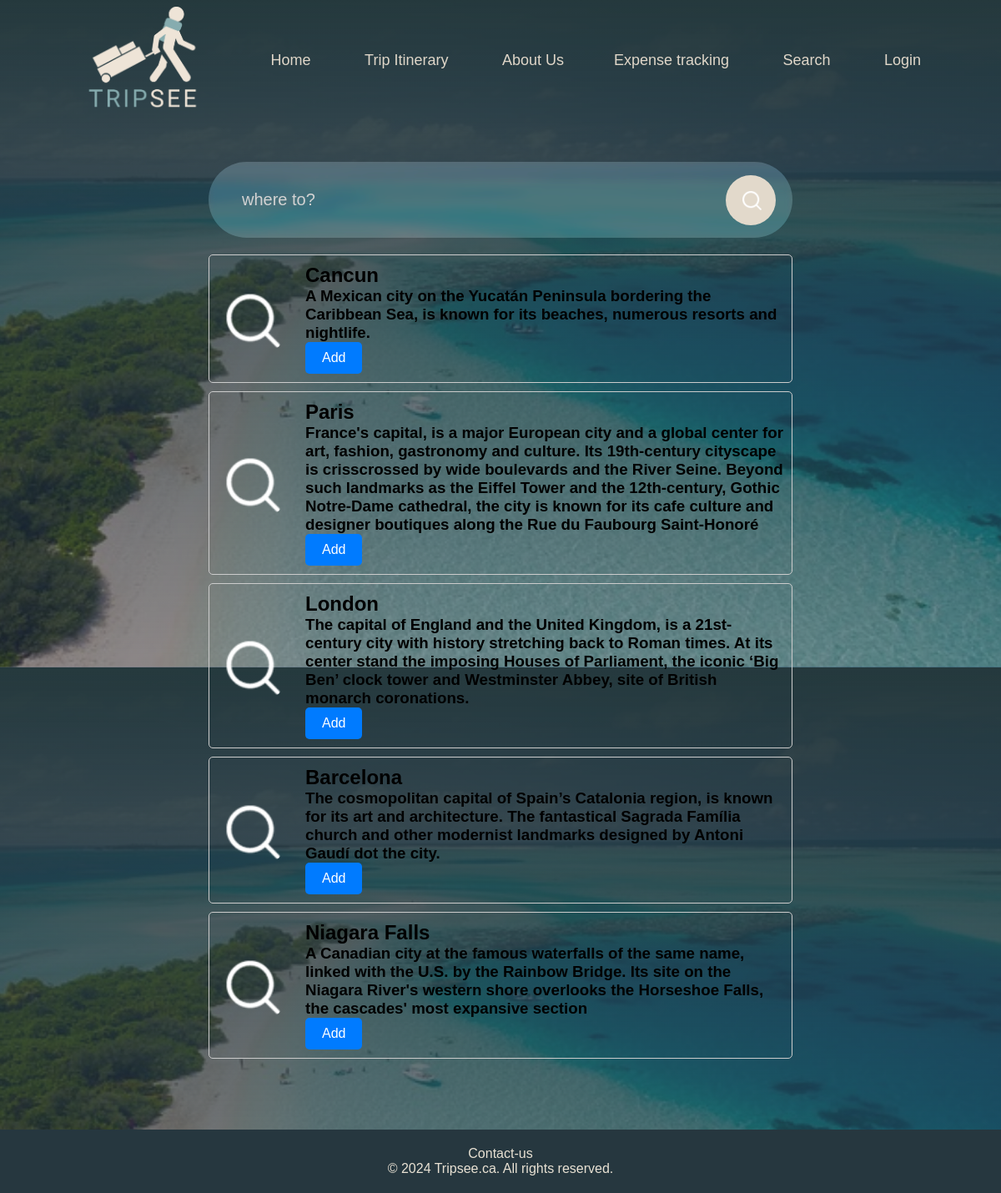
The app's page /search_location/ with its own data.
### travel_app/models.py (models this page shows, shortened)
class Location(models.Model):
    name = models.CharField(max_length=150, null=True)
    description = models.TextField(max_length=2000)

### travel_app/views.py (the view)
# urls.py: path('search_location/', views.search_location, name='search_location'),
def search_location(request):
    locations = Location.objects.all()
    query = request.GET.get('query', '')
    if query.strip():
        locations = locations.filter(name__icontains=query)
    return render(request, 'search.html', {'locations': locations})

### travel_app/templates/search.html (shortened to what this page needs)
{% extends 'head-foot.html' %}
{% load static %}
{% block content %}
<head>
     <link rel="stylesheet" href="{% static 'searchStyle.css' %}">
</head>
<body>
    <section class="container2">
        <form action="{% url 'search_location' %}" method="get" class="search-bar">
            <input type="text" id="search-item" placeholder="where to?" name="query" onkeyup="search()">
            <button type="submit"><img src="/static/images/search.png"></button>
        </form>
        <div class="location-list" id="location-list">
            {% if locations %}
                {% for location in locations %}
                    <div class="location">
                        <img src="/static/images/search.png">
                        <div class="l-details">
                            <h2>{{ location.name }}</h2>
                            <h3>{{ location.description }}</h3>
                            <a href="{% url 'create_trip' %}?property_value={{ location.name }}" class="button-link">Add</a>
                        </div>
                    </div>
                {% endfor %}
            {% else %}
                <p>No locations found.</p>
            {% endif %}
        </div>
    </section>
</body>
{% endblock %}

### travel_app/static/header-footer.css (style rules this page uses)
* { font-family: "Roboto-bold", sans-serif; margin: 0; padding:0; }

### travel_app/static/searchStyle.css (style rules this page uses)
* { font-family: "Roboto-bold", sans-serif; margin: 0; padding: 0; box-sizing: border-box; }
body { background-image: linear-gradient(rgb(37, 57, 61), rgb(37, 57, 61,0.5)), url(images/searchPageBackground.jpg); background-position: center; background-size: cover; margin: 0; padding-left: 8%; padding-right: 8%; }
.container2 { width: 100%; min-height: 100vh; padding: 5%; display: flex; flex-direction: column; align-items: center; justify-content: flex-start; }
.search-bar { width: 100%; max-width: 700px; background: rgba(255, 255, 255, 0.2); display: flex; align-items: center; border-radius: 60px; padding: 10px 20px; backdrop-filter: blur(4px) saturate(180%); margin-bottom: 20px; }
.search-bar input { background: transparent; flex: 1; border: 0; outline: none; padding: 24px 20px; font-size: 20px; color: white; }
::placeholder { color: lightgrey; }
.search-bar button img { width: 25px; }
.search-bar button { border: 0; border-radius: 50%; width: 60px; height: 60px; background: #e2d9cb; cursor: pointer; }
#location-list { width: 100%; max-width: 700px; display: flex; flex-direction: column; align-items: center; justify-content: center; }
.location { display: flex; align-items: center; justify-content: flex-start; margin-bottom: 10px; padding: 10px; border: 1px solid #ccc; border-radius: 5px; width: 100%; max-width: 700px; box-sizing: border-box; }
.location img { width: 70px; height: 70px; object-fit: cover; border-radius: 5px; margin-left: 5px; margin-right: 30px; }
.button-link { display: inline-block; padding: 10px 20px; background-color: #007bff; color: white; text-decoration: none; border-radius: 5px; }

### records on screen
Location: name "Cancun", description "A Mexican city on the Yucatán Peninsula bordering the Caribbean Sea, is known for its beaches, numerous resorts and nightlife."
Location: name "Paris", description "France's capital, is a major European city and a global center for art, fashion, gastronomy and culture. Its 19th-century cityscape is crisscrossed by wide boulevards and the River Seine. Beyond such landmarks as the Eiffel Tower and the 12th-century, Gothic Notre-Dame cathedral, the city is known for its cafe culture and designer boutiques along the Rue du Faubourg Saint-Honoré"
Location: name "London", description "The capital of England and the United Kingdom, is a 21st-century city with history stretching back to Roman times. At its center stand the imposing Houses of Parliament, the iconic ‘Big Ben’ clock tower and Westminster Abbey, site of British monarch coronations."
Location: name "Barcelona", description "The cosmopolitan capital of Spain’s Catalonia region, is known for its art and architecture. The fantastical Sagrada Família church and other modernist landmarks designed by Antoni Gaudí dot the city."
Location: name "Niagara Falls", description "A Canadian city at the famous waterfalls of the same name, linked with the U.S. by the Rainbow Bridge. Its site on the Niagara River's western shore overlooks the Horseshoe Falls, the cascades' most expansive section"
